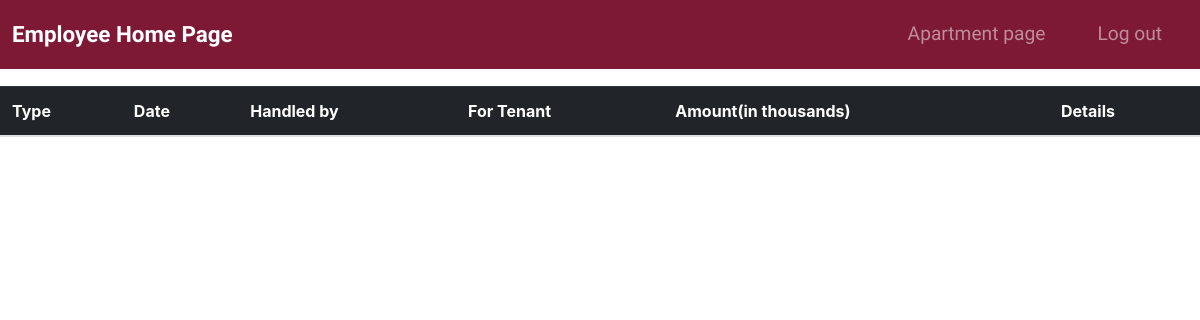
Page /viewtrans on the earlier database version.
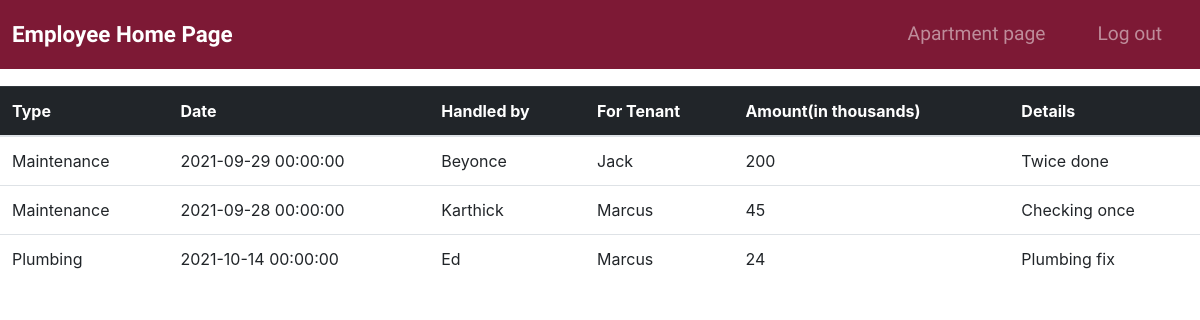
Same page on the later database version.
### rems/models.py (models this page shows, shortened)
class Types(db.Model):
    __tablename__ = 'types'
    id = db.Column(db.Integer, primary_key=True)
    transaction_type = db.Column(db.String(25), unique=True)
    transactions = db.relationship("Transaction", uselist=False, backref="types")

class Transaction(db.Model):
    __tablename__ = 'transaction'
    id = db.Column(db.Integer, primary_key=True)
    type_id = db.Column(db.Integer, db.ForeignKey('types.id'))
    dot = db.Column(db.DateTime, nullable=False)  # date of transaction
    emp_id = db.Column(db.Integer, db.ForeignKey('employee.id'))
    ten_id = db.Column(db.Integer, db.ForeignKey('tenant.id'))
    amt = db.Column(db.String(4), unique=False)
    desc = db.Column(db.String(40), unique=False)

class Employee(db.Model):
    __tablename__ = 'employee'
    id = db.Column(db.Integer, primary_key=True)
    fname = db.Column(db.String(25), index=True, unique=False)
    lname = db.Column(db.String(25), index=True, unique=False)
    mobile = db.Column(db.String(10), index=True, unique=True)
    emer_num = db.Column(db.String(10), index=False, unique=False)
    dob = db.Column(db.DateTime, nullable=False)
    email = db.Column(db.String(120), index=True, unique=True)
    gender = db.Column(db.String(10), index=True, unique=False)
    service_id = db.Column(db.Integer, db.ForeignKey('service.id'))
    user = db.relationship("User", uselist=False, backref="employee")
    receiver = db.relationship("Transaction", uselist=False, backref="employee")

class Tenant(db.Model):
    __tablename__ = 'tenant'
    id = db.Column(db.Integer, primary_key=True)
    fname = db.Column(db.String(25), index=True, unique=False)
    lname = db.Column(db.String(25), index=True, unique=False)
    mob_num = db.Column(db.String(10), index=True, unique=True)
    emer_num = db.Column(db.String(10), index=True, unique=False)
    email = db.Column(db.String(120), index=False, unique=True)
    dob = db.Column(db.DateTime, nullable=False)
    Spouse_num = db.Column(db.String(10), unique=False, nullable=True)
    house_id = db.Column(db.Integer, db.ForeignKey('house.id'))
    sender = db.relationship("Transaction", uselist=False, backref="tenant")

### rems/routes.py (the view)
@app.route('/viewtrans')
def view_trans():
    headings = ("Type", "Date", "Handled by", "For Tenant", "Amount(in thousands) ", "Details")
    tr = Transaction.query
    tens = Tenant.query
    typs = Types.query
    emps = Employee.query.filter(Employee.service_id.in_([6,7,8]))
    emp_ids = map(lambda x: x.id, emps)
    emp_fnames = map(lambda x: x.fname, emps)
    ten_ids = map(lambda x: x.id, tens)
    ten_fnames = map(lambda x: x.fname, tens)
    type_ids = map(lambda x: x.id, typs)
    typ_names = map(lambda x: x.transaction_type, typs)
    handlers = dict(zip(emp_ids, emp_fnames))
    tenants = dict(zip(ten_ids, ten_fnames))
    t_types = dict(zip(type_ids, typ_names))
    return render_template('vtrans.html', trs=tr,headings=headings, handlers=handlers, tenants=tenants, t_types=t_types)

### rems/templates/vtrans.html
{% extends 'base.html' %}
{% block heading %}
    <link rel="stylesheet" type="text/css" href="{{ url_for('static', filename= 'css/rem_houses.css') }}">
{% endblock %}
{% block content %}
 <section class="white-section" id="pricing">
    <h2 class="section-heading">List of Transactions</h2>
    <p> List of Transactions displayed by recency</p>
    <table class="table table-hover">
        <thead class="table-dark">
        <tr>
            {% for header in headings %}
                <th>{{ header }}</th>
            {% endfor %}
        </tr>
        </thead>
        <tbody>
        {% for tr in trs %}
            <tr>
                <td> {{ t_types[tr.type_id] }}</td>
                <td> {{ tr.dot }}</td>
                <td> {{ handlers[tr.emp_id] }}</td>
                <td> {{ tenants[tr.ten_id] }}</td>
                <td> {{ tr.amt }}</td>
                <td> {{ tr.desc }}</td>
            </tr>
        {% endfor %}
        </tbody>
    </table>
</section>
{% endblock %}

Differences in the rows shown:
added Transaction: dot "2021-09-29 00:00:00", amt "200", desc "Twice done"
now on this page (row unchanged): Types: transaction_type "Maintenance"
added Employee: fname "Beyonce"
now on this page (row unchanged): Tenant: fname "Jack"
added Transaction: dot "2021-09-28 00:00:00", amt "45", desc "Checking once"
added Employee: fname "Karthick"
now on this page (row unchanged): Tenant: fname "Marcus"
added Transaction: dot "2021-10-14 00:00:00", amt "24", desc "Plumbing fix"
now on this page (row unchanged): Types: transaction_type "Plumbing"
added Employee: fname "Ed"
